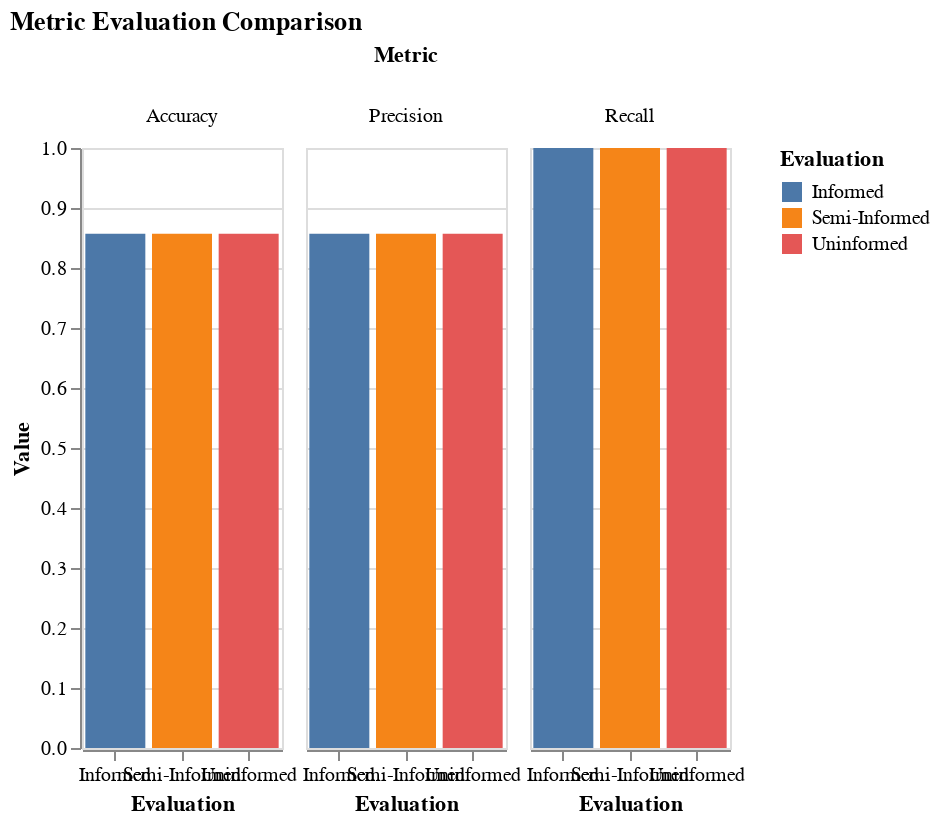

This figure's notebook cell:
### Code cell
# Extract values and create lists
accuracy = [describe['informed']['acc'], describe['semi-informed']['acc'], describe['uninformed']['acc']]
precision = [describe['informed']['prec'], describe['semi-informed']['prec'], describe['uninformed']['prec']]
recall = [describe['informed']['recall'], describe['semi-informed']['recall'], describe['uninformed']['recall']]

# Combine lists into a single list for the DataFrame
result = accuracy + precision + recall

describe = pd.DataFrame({
    'Metric': ['Accuracy', 'Accuracy', 'Accuracy', 
               'Precision', 'Precision', 'Precision',
               'Recall', 'Recall', 'Recall'],
    'Evaluation': ['Informed', 'Semi-Informed', 'Uninformed',
                   'Informed', 'Semi-Informed', 'Uninformed',
                   'Informed', 'Semi-Informed', 'Uninformed'],
    'Value': result
})

# Create the Altair chart
chart = alt.Chart(describe).mark_bar().encode(
    x=alt.X('Evaluation:N', title='Evaluation', axis=alt.Axis(labelAngle=0)),
    y=alt.Y('Value:Q', title='Value'),
    color='Evaluation:N',
    column='Metric:N',
    tooltip=['Evaluation:N', 'Value:Q']
).properties(
    title='Metric Evaluation Comparison',
    width=100
).configure_facet(
    spacing=10
)

# Show the chart
chart.show()

### Figure 1 — Vega-Lite specification as saved in the notebook (floating-point values rounded to 4 significant figures)
{"config": {"view": {"continuousWidth": 300, "continuousHeight": 300}, "facet": {"spacing": 10}}, "data": {"name": "data-76603e9da6725c99003fa1f5327e343b"}, "mark": {"type": "bar"}, "encoding": {"color": {"field": "Evaluation", "type": "nominal"}, "column": {"field": "Metric", "type": "nominal"}, "tooltip": [{"field": "Evaluation", "type": "nominal"}, {"field": "Value", "type": "quantitative"}], "x": {"axis": {"labelAngle": 0}, "field": "Evaluation", "title": "Evaluation", "type": "nominal"}, "y": {"field": "Value", "title": "Value", "type": "quantitative"}}, "title": "Metric Evaluation Comparison", "width": 100, "$schema": "https://vega.github.io/schema/vega-lite/v5.20.1.json", "datasets": {"data-76603e9da6725c99003fa1f5327e343b": [{"Metric": "Accuracy", "Evaluation": "Informed", "Value": 0.8571}, {"Metric": "Accuracy", "Evaluation": "Semi-Informed", "Value": 0.8571}, {"Metric": "Accuracy", "Evaluation": "Uninformed", "Value": 0.8571}, {"Metric": "Precision", "Evaluation": "Informed", "Value": 0.8571}, {"Metric": "Precision", "Evaluation": "Semi-Informed", "Value": 0.8571}, {"Metric": "Precision", "Evaluation": "Uninformed", "Value": 0.8571}, {"Metric": "Recall", "Evaluation": "Informed", "Value": 1.0}, {"Metric": "Recall", "Evaluation": "Semi-Informed", "Value": 1.0}, {"Metric": "Recall", "Evaluation": "Uninformed", "Value": 1.0}]}}
